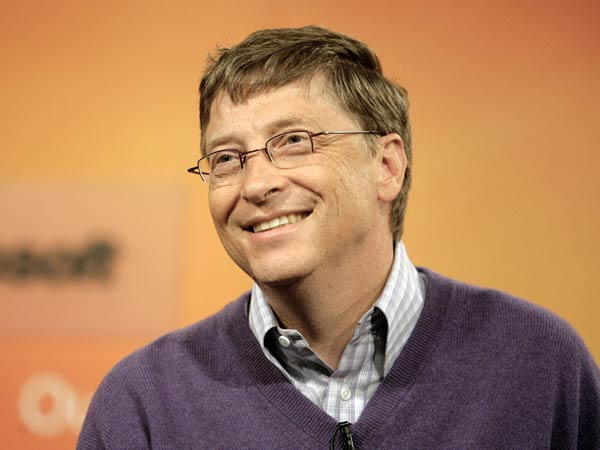
#> input picture face-recognition/cv2/billgates.jpg, 600 x 450 px
$ python square.py
#> lines starting #> are read from the running program, lines starting #| are printed output that depends on the picture; after the words box and inside, x2 and y2 are one past the last pixel; in counts of white or black regions, pixels touching at a corner belong together
import cv2


img = cv2.imread("billgates.jpg")
#> img is the input picture: shape (450, 600, 3); mean B, G, R 90.9, 127.7, 174.7

img[200:250, 230:319] = [0, 0, 0]
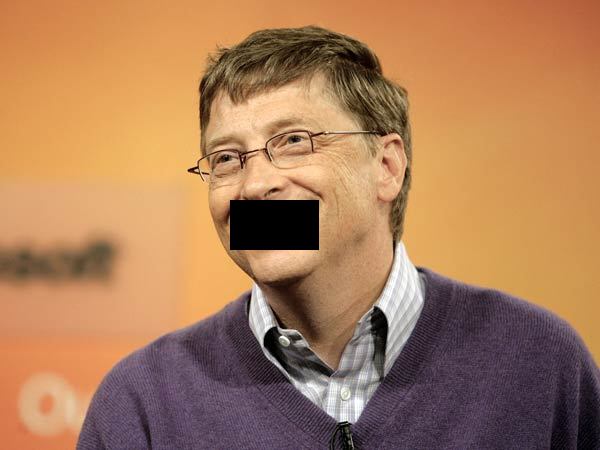
#> img: shape (450, 600, 3); 1.65% of pixels changed, all inside (x1, y1, x2, y2) = (230, 200, 319, 250)

cv2.imshow("Image Window", img)

cv2.waitKey()
cv2.destroyAllWindows()
